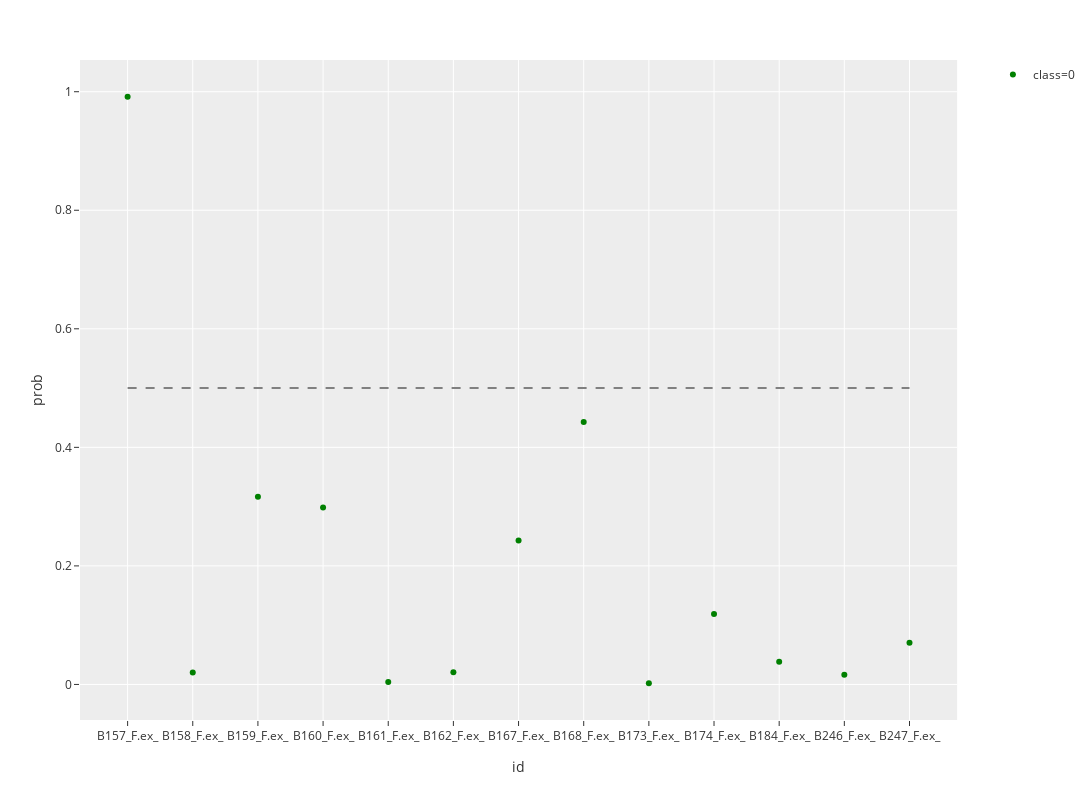

Notebook source saved alongside this figure:
### Code cell
file_name = input("请输入原始数据的名称：")
data_path = 'C:/Users/pc/OneDrive/PLTTECH/Project/20191205_lung_cancer/rawdata/%s' % file_name + '.xlsx'
df = pd.read_excel(data_path)
df.iloc[:, 1:-1] = df.iloc[:, 1:-1].multiply(100)
df.head()

# 模型所用变量
selected_columns = ['id', 'CD3', 'CD4', 'CD8', 'CD45', 'IGD', 'CD11b', 'CD14', 'CD19',
       'CD20', 'CD27', 'CD33', 'CD39', 'CD86', 'CD94', 'CXCR5', 'gdTCR',
       'CD57', 'CD11c', 'tbet', 'CD16', 'CD127', 'granzyme_B', 'HLA_DR',
       'CD161', 'CD56', 'CD197', 'CD68', 'CD24', 'CD28', 'ki67', 'PD1',
       'CD278', 'CCR6', 'CD123', 'CD25', 'FOXP3', 'CD274', 'CD152', 'CD85j',
       'CD183', 'CD38', 'class']


# 模型系数
coefs = [0.052284986882095735,
 -0.028630797108041072,
 0.0719086726027658,
 -0.02692928239868485,
 -0.028234877415327125,
 -0.013480136957200867,
 0.007978267794720021,
 -0.0379658224396516,
 -0.04050972628103438,
 0.09176454153172824,
 -0.03523314739708188,
 -0.17318265955797219,
 -0.045076284814311404,
 -0.013659996061472989,
 -0.023055214482174402,
 -0.03285800944574266,
 0.03015199448669844,
 0.014911373072056247,
 0.0006409013765632889,
 0.0972999630734454,
 -0.02187400465136366,
 -0.12908014353211558,
 -0.016961373206987023,
 0.017415380102301384,
 0.036219650768987456,
 -0.04603655258459527,
 0.09189456875720244,
 -0.040538782717477725,
 0.04311843953295698,
 0.04919531801743276,
 -0.029037238815441964,
 0.060262690510385214,
 0.05821294611702925,
 0.028065712015949297,
 0.023931379052632627,
 -0.04882907553939195,
 -0.03705243393533725,
 0.01085403037978642,
 0.01459589990011545,
 0.16146110305742867,
 -0.07368430219786196]

intercept = -5.5548236129141465e-05

plot_df = lungCancerPrediction(df, file_name)

### Figure 1 — Plotly figure (JSON) as saved in the notebook; plotly's stock layout.template omitted (floating-point values rounded to 4 significant figures)
{"data": [{"hoverlabel": {"namelength": 0}, "hovertemplate": "class=0<br>id=%{x}<br>prob=%{y}", "legendgroup": "class=0", "marker": {"color": "green", "symbol": "circle"}, "mode": "markers", "name": "class=0", "showlegend": true, "type": "scatter", "x": ["B157_F.ex_", "B158_F.ex_", "B159_F.ex_", "B160_F.ex_", "B161_F.ex_", "B162_F.ex_", "B167_F.ex_", "B168_F.ex_", "B173_F.ex_", "B174_F.ex_", "B184_F.ex_", "B246_F.ex_", "B247_F.ex_"], "xaxis": "x", "y": [0.9915, 0.02031, 0.3168, 0.2985, 0.004313, 0.02069, 0.2427, 0.4427, 0.002011, 0.1188, 0.03842, 0.01615, 0.07048], "yaxis": "y"}, {"line": {"color": "grey", "dash": "dash"}, "mode": "lines", "showlegend": false, "type": "scatter", "x": ["B157_F.ex_", "B247_F.ex_"], "y": [0.5, 0.5]}], "layout": {"height": 800, "legend": {"tracegroupgap": 0}, "margin": {"t": 60}, "width": 1200, "xaxis": {"anchor": "y", "domain": [0, 0.98], "title": {"text": "id"}}, "yaxis": {"anchor": "x", "domain": [0, 1], "title": {"text": "prob"}}}}
